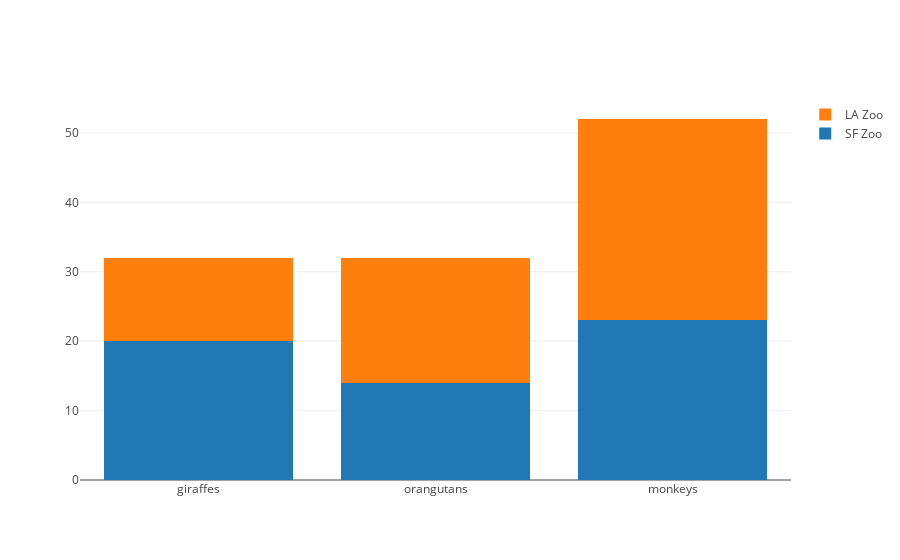

The notebook cell saved with this chart:
### Markdown cell above
### Stacked Bar Chart

### Code cell
import plotly.plotly as py
import plotly.graph_objs as go

trace1 = go.Bar(
    x=['giraffes', 'orangutans', 'monkeys'],
    y=[20, 14, 23],
    name='SF Zoo'
)
trace2 = go.Bar(
    x=['giraffes', 'orangutans', 'monkeys'],
    y=[12, 18, 29],
    name='LA Zoo'
)

data = [trace1, trace2]
layout = go.Layout(
    barmode='stack'
)

fig = go.Figure(data=data, layout=layout)
plotly.offline.iplot(fig, filename='stacked-bar')

### Figure 1 — Plotly figure (JSON) as saved in the notebook; plotly's stock layout.template omitted (floating-point values rounded to 4 significant figures)
{"data": [{"name": "SF Zoo", "type": "bar", "x": ["giraffes", "orangutans", "monkeys"], "y": [20, 14, 23]}, {"name": "LA Zoo", "type": "bar", "x": ["giraffes", "orangutans", "monkeys"], "y": [12, 18, 29]}], "layout": {"barmode": "stack"}}
